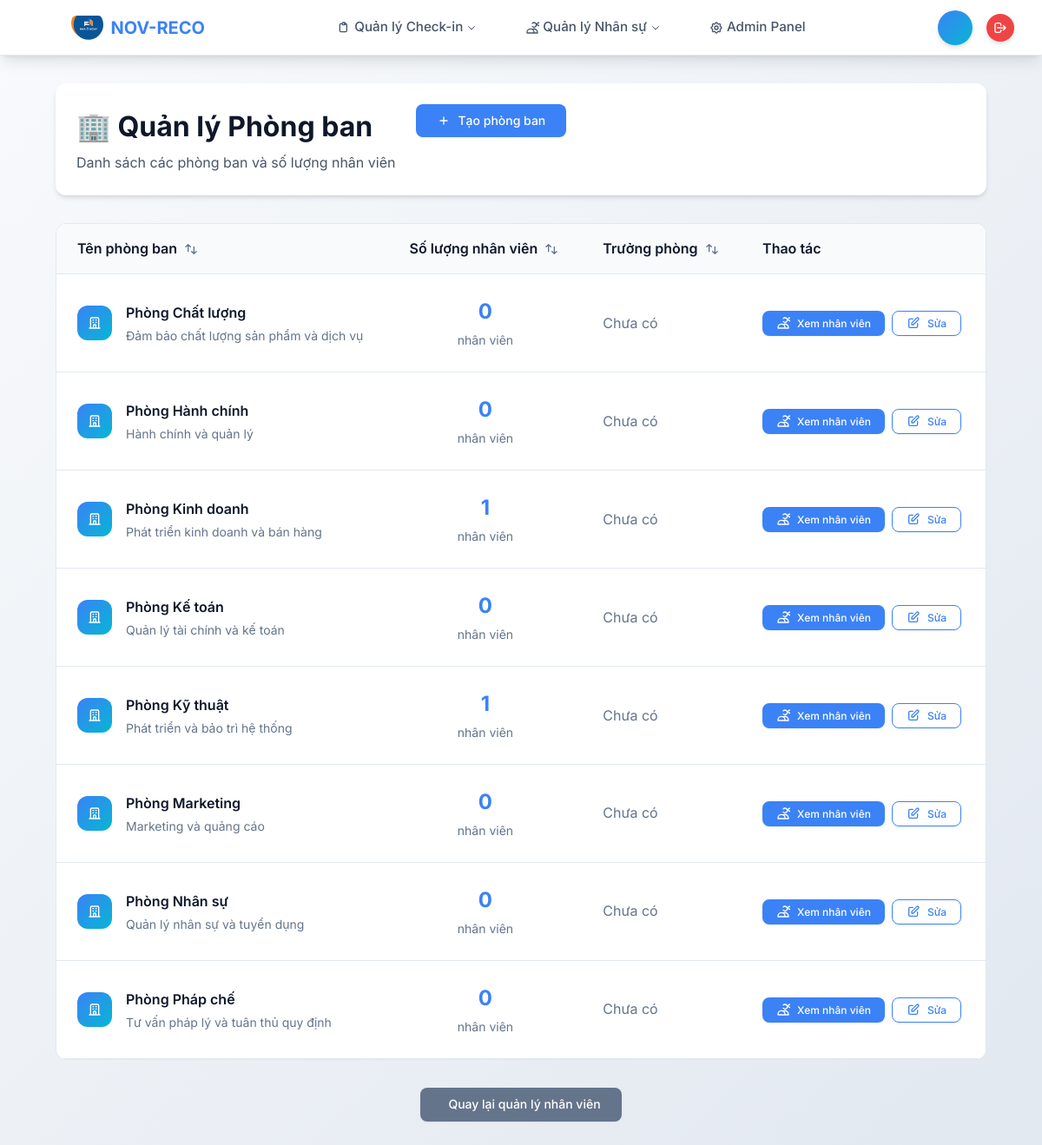
The app's page /users/departments/ (signed in) with its own data.
### users/models.py (models this page shows, shortened)
class Department(models.Model):
    name = models.CharField(
        max_length=100,
        unique=True,
        help_text="Tên phòng ban"
    )
    description = models.TextField(
        blank=True,
        help_text="Mô tả phòng ban"
    )
    manager = models.ForeignKey(
        'User',
        on_delete=models.SET_NULL,
        null=True,
        blank=True,
        related_name='managed_departments',
        help_text="Trưởng phòng ban"
    )
    created_at = models.DateTimeField(auto_now_add=True)
    updated_at = models.DateTimeField(auto_now=True)
    class Meta:
        verbose_name = "Phòng ban"
        verbose_name_plural = "Phòng ban"
        ordering = ['name']

### users/views.py (the view)
# urls.py: path("departments/", views.department_list_view, name="department_list"),
@admin_required
def department_list_view(request):
    departments = Department.objects.all().annotate(
        user_count=Count('employees')
    ).order_by('name')
    context = {
        "departments": departments,
    }
    return render(request, "users/department_list.html", context)

### users/models.py (called while the page is built)
    def is_admin(self):
        return self.role == UserRole.ADMIN or self.is_superuser

    @property
    def is_admin_user(self):
        return self.is_admin()

### templates/users/department_list.html (shortened to what this page needs)
{% extends 'base.html' %}
{% load static %}
{% block extra_css %}
<link rel="stylesheet" href="{% static 'css/users.css' %}">
{% endblock %}
{% block content %}
<div class="container">
    <div class="page-header">
        <div class="header-content">
            <div class="header-text">
                <h1>🏢 Quản lý Phòng ban</h1>
                <p>Danh sách các phòng ban và số lượng nhân viên</p>
            </div>
            <div class="header-actions">
                <a href="/admin/users/department/add/" class="btn btn-primary">
                    <svg class="w-4 h-4" fill="none" stroke="currentColor" viewBox="0 0 24 24">
                        <path stroke-linecap="round" stroke-linejoin="round" stroke-width="2" d="M12 6v6m0 0v6m0-6h6m-6 0H6"></path>
                    </svg>
                    Tạo phòng ban
                </a>
            </div>
        </div>
    </div>
    <div class="content-card">
        {% if departments %}
            <div class="table-container desktop-view">
                <table class="data-table">
                    <thead>
                        <tr>
                            <th>
                                <div class="table-header">
                                    <span>Tên phòng ban</span>
                                    <svg class="w-4 h-4" fill="none" stroke="currentColor" viewBox="0 0 24 24">
                                        <path stroke-linecap="round" stroke-linejoin="round" stroke-width="2" d="M7 16V4m0 0L3 8m4-4l4 4m6 0v12m0 0l4-4m-4 4l-4-4"></path>
                                    </svg>
                                </div>
                            </th>
                            <th>
                                <div class="table-header">
                                    <span>Số lượng nhân viên</span>
                                    <svg class="w-4 h-4" fill="none" stroke="currentColor" viewBox="0 0 24 24">
                                        <path stroke-linecap="round" stroke-linejoin="round" stroke-width="2" d="M7 16V4m0 0L3 8m4-4l4 4m6 0v12m0 0l4-4m-4 4l-4-4"></path>
                                    </svg>
                                </div>
                            </th>
                            <th>
                                <div class="table-header">
                                    <span>Trưởng phòng</span>
                                    <svg class="w-4 h-4" fill="none" stroke="currentColor" viewBox="0 0 24 24">
                                        <path stroke-linecap="round" stroke-linejoin="round" stroke-width="2" d="M7 16V4m0 0L3 8m4-4l4 4m6 0v12m0 0l4-4m-4 4l-4-4"></path>
                                    </svg>
                                </div>
                            </th>
                            <th>Thao tác</th>
                        </tr>
                    </thead>
                    <tbody>
                        {% for dept in departments %}
                        <tr>
                            <td>
                                <div class="dept-info">
                                    <div class="dept-icon">
                                        <svg class="w-5 h-5" fill="none" stroke="currentColor" viewBox="0 0 24 24">
                                            <path stroke-linecap="round" stroke-linejoin="round" stroke-width="2" d="M19 21V5a2 2 0 00-2-2H7a2 2 0 00-2 2v16m14 0h2m-2 0h-5m-9 0H3m2 0h5M9 7h1m-1 4h1m4-4h1m-1 4h1m-5 10v-5a1 1 0 011-1h2a1 1 0 011 1v5m-4 0h4"></path>
                                        </svg>
                                    </div>
                                    <div class="dept-details">
                                        <span class="dept-name">{{ dept.name }}</span>
                                        {% if dept.description %}
                                            <small class="dept-description">{{ dept.description }}</small>
                                        {% endif %}
                                    </div>
                                </div>
                            </td>
                            <td>
                                <div class="employee-count">
                                    <span class="count-number">{{ dept.user_count }}</span>
                                    <span class="count-label">nhân viên</span>
                                </div>
                            </td>
                            <td>
                                {% if dept.manager %}
                                    <div class="manager-info">
                                        <div class="manager-avatar">
                                            {{ dept.manager.first_name|first|default:dept.manager.username|first|upper }}
                                        </div>
                                        <span class="manager-name">{{ dept.manager.get_display_name }}</span>
                                    </div>
                                {% else %}
                                    <span class="text-muted">Chưa có</span>
                                {% endif %}
                            </td>
                            <td>
                                <div class="action-buttons">
                                    <a href="/users/?department={{ dept.id }}" class="btn btn-sm btn-primary">
                                        <svg class="w-4 h-4" fill="none" stroke="currentColor" viewBox="0 0 24 24">
                                            <path stroke-linecap="round" stroke-linejoin="round" stroke-width="2" d="M12 4.354a4 4 0 110 5.292M15 21H3v-1a6 6 0 0112 0v1zm0 0h6v-1a6 6 0 00-9-5.197m13.5-9a2.5 2.5 0 11-5 0 2.5 2.5 0 015 0z"></path>
                                        </svg>
                                        Xem nhân viên
                                    </a>
                                    <a href="/admin/users/department/{{ dept.id }}/change/" class="btn btn-sm btn-outline">
                                        <svg class="w-4 h-4" fill="none" stroke="currentColor" viewBox="0 0 24 24">
                                            <path stroke-linecap="round" stroke-linejoin="round" stroke-width="2" d="M11 5H6a2 2 0 00-2 2v11a2 2 0 002 2h11a2 2 0 002-2v-5m-1.414-9.414a2 2 0 112.828 2.828L11.828 15H9v-2.828l8.586-8.586z"></path>
                                        </svg>
                                        Sửa
                                    </a>
                                </div>
                            </td>
                        </tr>
                        {% endfor %}
                    </tbody>
                </table>
            </div>
        {% endif %}
    </div>
    <div class="page-actions">
        <a href="/users/" class="btn btn-secondary">
             Quay lại quản lý nhân viên
        </a>
    </div>
</div>
{% endblock %}

### static/css/base.css (style rules this page uses)
* { margin: 0; padding: 0; box-sizing: border-box; }
:root { --primary-color: #3b82f6; --primary-hover: #2563eb; --secondary-color: #64748b; --accent-color: #06b6d4; --success-color: #10b981; --warning-color: #f59e0b; --error-color: #ef4444; --bg-primary: #ffffff; --bg-secondary: #f8fafc; --bg-tertiary: #f1f5f9; --text-primary: #0f172a; --text-secondary: #475569; --text-muted: #64748b; --border-color: #e2e8f0; --border-hover: #cbd5e1; --shadow-sm: 0 1px 2px 0 rgb(0 0 0 / 0.05); --shadow-md: 0 4px 6px -1px rgb(0 0 0 / 0.1), 0 2px 4px -2px rgb(0 0 0 / 0.1); --shadow-lg: 0 10px 15px -3px rgb(0 0 0 / 0.1), 0 4px 6px -4px rgb(0 0 0 / 0.1); --shadow-xl: 0 20px 25px -5px rgb(0 0 0 / 0.1), 0 8px 10px -6px rgb(0 0 0 / 0.1); --radius-sm: 0.375rem; --radius-md: 0.5rem; --radius-lg: 0.75rem; --radius-xl: 1rem; --spacing-xs: 0.25rem; --spacing-sm: 0.5rem; --spacing-md: 1rem; --spacing-lg: 1.5rem; --spacing-xl: 2rem; --spacing-2xl: 3rem; }
body { font-family: 'Inter', -apple-system, BlinkMacSystemFont, 'Segoe UI', Roboto, Oxygen, Ubuntu, Cantarell, sans-serif; background: linear-gradient(135deg, #f8fafc 0%, #e2e8f0 100%); min-height: 100vh; color: var(--text-primary); line-height: 1.6; font-size: 16px; }
svg { width: 1em; height: 1em; flex-shrink: 0; }
.w-4 { width: 1rem; }
.h-4 { height: 1rem; }
.container { max-width: 1200px; margin: 0 auto; padding: 0 var(--spacing-xl); }
.btn { display: inline-flex; align-items: center; gap: var(--spacing-sm); padding: var(--spacing-sm) var(--spacing-lg); background: var(--primary-color); color: white; text-decoration: none; border-radius: var(--radius-md); font-weight: 500; font-size: 0.875rem; transition: all 0.2s ease; border: none; cursor: pointer; box-shadow: var(--shadow-sm); }
.btn-secondary { background: var(--secondary-color); }
.btn-outline { background: transparent; color: var(--primary-color); border: 1px solid var(--primary-color); }
.btn-sm { padding: var(--spacing-xs) var(--spacing-md); font-size: 0.75rem; }

### static/css/users.css (style rules this page uses)
.page-header { display: flex; justify-content: space-between; align-items: center; margin-bottom: var(--spacing-xl); padding: var(--spacing-lg); background: var(--bg-primary); border-radius: var(--radius-lg); box-shadow: var(--shadow-md); }
.page-header h1 { font-size: 2rem; font-weight: 700; color: var(--text-primary); margin: 0; }
.text-muted { color: var(--text-muted); }

### templates/users/department_list.html (style rules this page uses)
.page-header { margin-bottom: var(--spacing-xl); }
.header-content { display: flex; justify-content: space-between; align-items: flex-start; gap: var(--spacing-lg); }
.header-text h1 { font-size: 2rem; font-weight: 700; color: var(--text-primary); margin-bottom: var(--spacing-xs); }
.header-text p { color: var(--text-secondary); font-size: 1rem; }
.header-actions { flex-shrink: 0; }
.table-container { overflow-x: auto; border-radius: var(--radius-lg); border: 1px solid var(--border-color); }
.data-table { width: 100%; border-collapse: collapse; background: var(--bg-primary); }
.data-table th { background: var(--bg-secondary); padding: var(--spacing-md) var(--spacing-lg); text-align: left; font-weight: 600; color: var(--text-primary); border-bottom: 1px solid var(--border-color); white-space: nowrap; }
.table-header { display: flex; align-items: center; gap: var(--spacing-sm); }
.table-header svg { color: var(--text-muted); }
.data-table td { padding: var(--spacing-lg); border-bottom: 1px solid var(--border-color); vertical-align: middle; }
.dept-info { display: flex; align-items: center; gap: var(--spacing-md); }
.dept-icon { width: 40px; height: 40px; background: linear-gradient(135deg, var(--primary-color), var(--accent-color)); border-radius: var(--radius-lg); display: flex; align-items: center; justify-content: center; color: white; flex-shrink: 0; }
.dept-details { flex: 1; }
.dept-name { font-weight: 600; color: var(--text-primary); display: block; margin-bottom: var(--spacing-xs); font-size: 1rem; }
.dept-description { color: var(--text-muted); font-size: 0.875rem; display: block; line-height: 1.4; }
.employee-count { text-align: center; }
.count-number { display: block; font-size: 1.5rem; font-weight: 700; color: var(--primary-color); }
.count-label { font-size: 0.875rem; color: var(--text-muted); }
.action-buttons { display: flex; gap: var(--spacing-sm); flex-wrap: wrap; }
.page-actions { margin-top: var(--spacing-xl); text-align: center; }

### records on screen
Department: name "Phòng Chất lượng", description "Đảm bảo chất lượng sản phẩm và dịch vụ", user_count "0", shows "Chưa có"
Department: name "Phòng Hành chính", description "Hành chính và quản lý", user_count "0", shows "Chưa có"
Department: name "Phòng Kinh doanh", description "Phát triển kinh doanh và bán hàng", user_count "1", shows "Chưa có"
Department: name "Phòng Kế toán", description "Quản lý tài chính và kế toán", user_count "0", shows "Chưa có"
Department: name "Phòng Kỹ thuật", description "Phát triển và bảo trì hệ thống", user_count "1", shows "Chưa có"
Department: name "Phòng Marketing", description "Marketing và quảng cáo", user_count "0", shows "Chưa có"
Department: name "Phòng Nhân sự", description "Quản lý nhân sự và tuyển dụng", user_count "0", shows "Chưa có"
Department: name "Phòng Pháp chế", description "Tư vấn pháp lý và tuân thủ quy định", user_count "0", shows "Chưa có"
